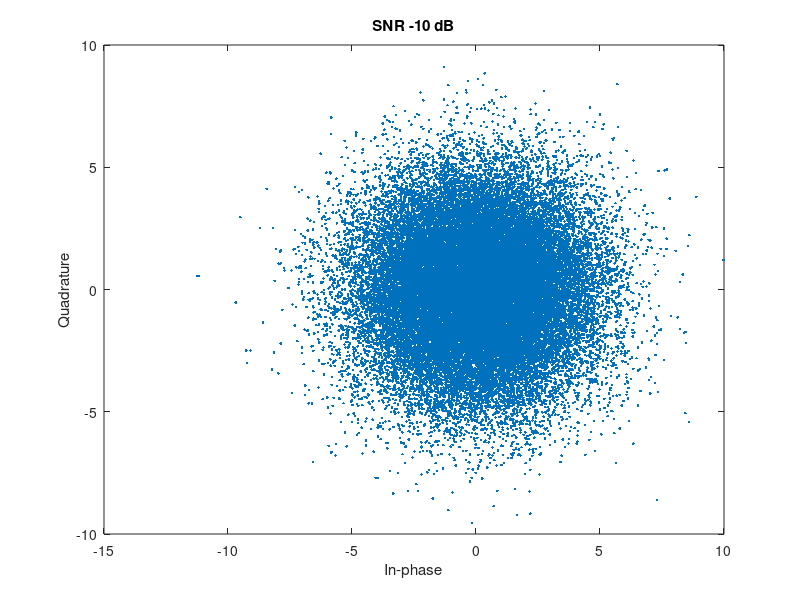
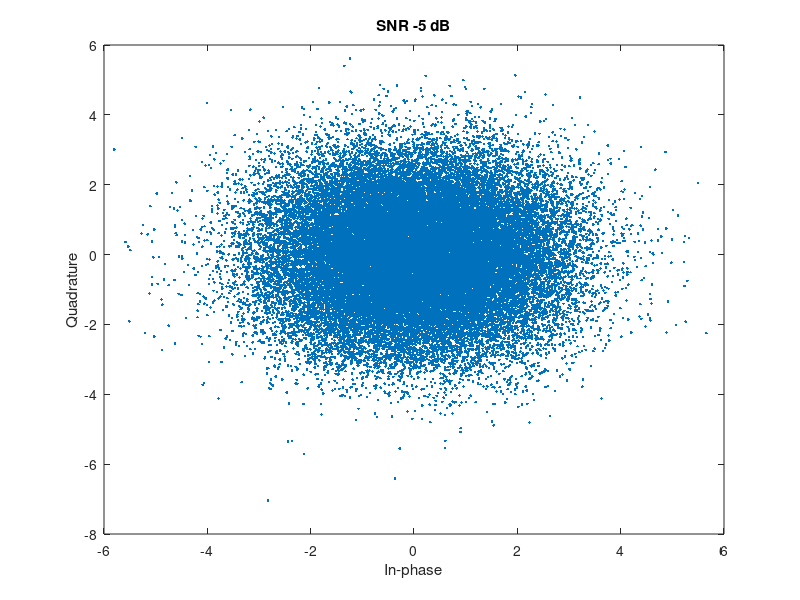
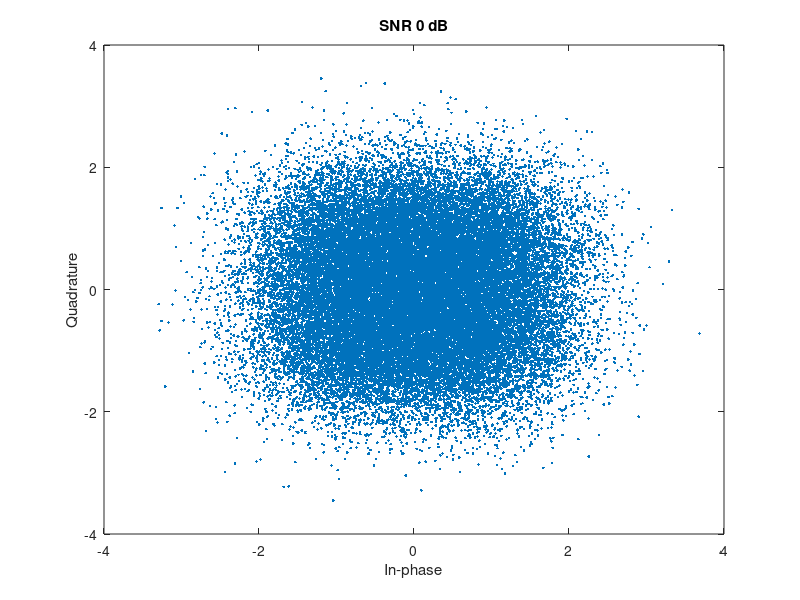
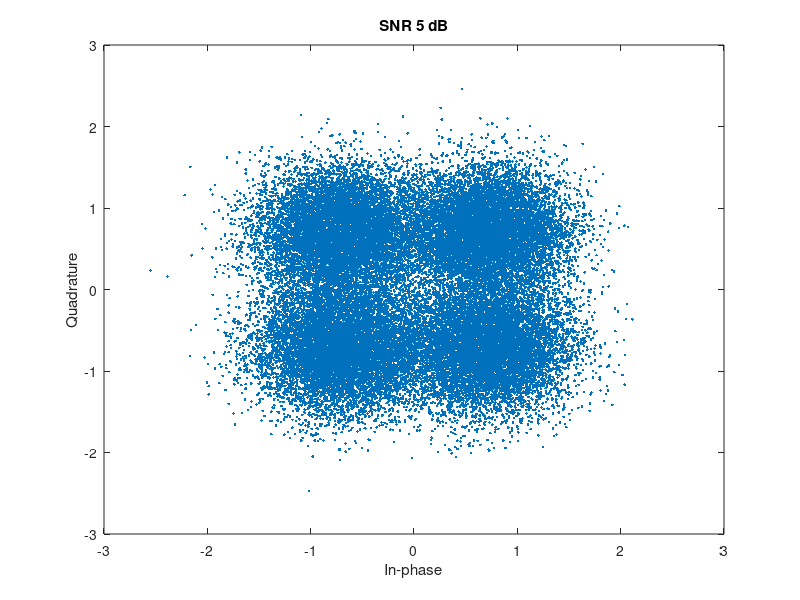

Source code (MATLAB) for these figures, in order: (Note: this script raises an error after producing the figures.)
clear all
close all
M = 4;
span=10;
sps=10;
data_number = 4e4; 

data1 = randi([0 M-1],data_number,1);
data2 = randi([0 M-1],data_number,1);
data3 = randi([0 M-1],data_number,1);
data4 = randi([0 M-1],data_number,1);

txSig1 = pskmod(data1,M,pi/M);
txSig2 = pskmod(data2,M,pi/M);
txSig3 = pskmod(data3,M,pi/M);
txSig4 = pskmod(data4,M,pi/M);

txSigL1=txSig1;
txSigL2=[txSig1,txSig2]/sqrt(2);
txSigL4=[txSig1,txSig2,txSig3,txSig4]/sqrt(4);
txSig20db_n=awgn(txSigL1,20,'measured');

%%%%%%%%%%%%%%%%%%%%%%%%%%%%%%%%%%%%%%%%%
% investigate the constellation with different SNR
%%%%%%%%%%%%%%%%%%%%%%%%%%%%%%%%%%%%%%%%%
for snr_db=-10:5:15
        txSig_n = awgn(txSigL1,snr_db,'measured');
        scatterplot(txSig_n);
        title(['SNR ' num2str(snr_db) ' dB']);
end
%%%%%%%%%%%%%%%%%%%%%%%%%%%%%%%%%%%%%%%%%
%investigate the psd with different rolloff factor
%%%%%%%%%%%%%%%%%%%%%%%%%%%%%%%%%%%%%%%%%
figure;
for rolloff_factor=0.1:0.3:1
    Root_raised_cosine_filter = rcosdesign(rolloff_factor, span, sps, 'sqrt');
    upconverted_Transmitted_signal = upfirdn(txSig20db_n, Root_raised_cosine_filter, sps);
    [pxx frequency]=pwelch(upconverted_Transmitted_signal,hamming(1024),[],[],data_number*sps/2,'centered');
    plot(frequency,10*log10(pxx))
    legend('Alpha = 0.10','Alpha = 0.40','Alpha = 0.70','Alpha = 1.00');
    ylabel('PSD (dB/Hz)') 
    xlabel('Frequency (Hz)') 
    hold on
    grid on
end
%%%%%%%%%%%%%%%%%%%%%%%%%%%%%%%%%%%%%%%%%
%investigate the implication of an error in phase estimate
% Also can use phasenoise = comm.PhaseNoise('Level',[-70 -80])
%       phasenoise(txSig)
%%%%%%%%%%%%%%%%%%%%%%%%%%%%%%%%%%%%%%%%%
phase_error_base1=pi/6;
phase_error_base2=pi/8;
r = 2*rand(1,1)-1;% r in range of [-1 1]
phase_errors1=r*phase_error_base1;% random phase in [-pi/4,pi/4]
phase_errors2=r*phase_error_base2;% random phase in [-pi/8,pi/8]
% plot the the constellation with random phase error
figure;
txSig1_phase_err1 = pskmod(data1,M,phase_errors1);
txSig1_phase_err2 = pskmod(data1,M,phase_errors2);
EbNo = (0:0.5:10)';% awgn should use symbol energy No ratio, need to covert
ber_unest1=zeros(length(EbNo),1);
ber_est1=zeros(length(EbNo),1);

ber_unest2=zeros(length(EbNo),1);
ber_est2=zeros(length(EbNo),1);
berQ = berawgn(EbNo,'psk',M,'diff');

for i=1:length(EbNo)
    txSig1_phase_err_n_1 = awgn(txSig1_phase_err1,10*log10(2)+EbNo(i),'measured');
    txSig1_phase_err_n_2 = awgn(txSig1_phase_err2,10*log10(2)+EbNo(i),'measured');
    phase_est_1=angle(mean(txSig1_phase_err_n_1.^4))/4;
    phase_est_2=angle(mean(txSig1_phase_err_n_2.^4))/4;
    demod_txSig1_phase_err_n_1=pskdemod(txSig1_phase_err_n_1, M, 0);
    demod_txSig1_phase_err_n_est_1=pskdemod(txSig1_phase_err_n_1,M,phase_est_1);

    demod_txSig1_phase_err_n_2=pskdemod(txSig1_phase_err_n_2, M, 0);
    demod_txSig1_phase_err_n_est_2=pskdemod(txSig1_phase_err_n_2,M,phase_est_2);
   
    numErrs_unest_1 = symerr(data1,demod_txSig1_phase_err_n_1);
    numErrs_est_1=symerr(data1,demod_txSig1_phase_err_n_est_1);
    ber_unest1(i)=numErrs_unest_1/data_number;
    ber_est1(i)=numErrs_est_1/data_number;
%{
For phase error in [-pi/8 pi/8]
    numErrs_unest_2 = symerr(data1,demod_txSig1_phase_err_n_1);
    numErrs_est_2=symerr(data1,demod_txSig1_phase_err_n_est_1);
    ber_unest2(i)=numErrs_unest_2/data_number;
    ber_est2(i)=numErrs_est_2/data_number;
%}
end
h1=semilogy(EbNo,berQ, EbNo,ber_unest1,'ro', EbNo,ber_est1,'go');
set(h1(1),'linewidth',1);
set(h1(2),'linewidth',1);
set(h1(3),'linewidth',1);

xlabel('Eb/No (dB)')
ylabel('BER')
legend('AWGN theory', 'PhaseErr1 in [-pi/6 pi/6]','Phase est for PhaseErr1');
title("Theoretical BER vs Real");
grid on;


%%%%%%%%%%%%%%%%%%%%%%%%%%%%%%%%%
% caculate bit error probability
%%%%%%%%%%%%%%%%%%%%%%%%%%%%%%%%%
figure;
EbNo = (0:0.5:10)';% awgn should use symbol energy No ratio, need to covert
ber1=zeros(length(EbNo),1);
ber1Ray=zeros(length(EbNo),1);
ber2=zeros(length(EbNo),1);
ber2Ray=zeros(length(EbNo),1);
ber4=zeros(length(EbNo),1);
ber4Ray=zeros(length(EbNo),1);
berQ = berawgn(EbNo,'psk',M,'diff');
RayberQ = berfading(EbNo,'psk',M,1);
%SNR=10*log10(2)+EbNo;
%RayberQ=0.5*(1-1./sqrt(1+1./SNR));
R=raylrnd(1,data_number,1);
RSigL1=txSigL1.*R;
RSigL2=txSigL2.*R;
RSigL4=txSigL4.*R;
for i=1:length(EbNo)
    txSigL1_n = awgn(txSigL1,10*log10(2)+EbNo(i),'measured');
    % construct rayleigh channel using two independent gaussian channel
    %railey noise consist of two equally gaussion, so noise divided into 2
    %for gaussian channel, s/n=2Eb/No; for railey s/n=2Eb/(No/2)
    demod_txSigL1_n=pskdemod(txSigL1_n, M, pi/4);
    numErrs1 = symerr(data1,demod_txSigL1_n);
    ber1(i)=numErrs1/data_number;

    raySigL1=awgn(RSigL1,10*log10(4)+EbNo(i),'measured');    
    demod_raySigL1=pskdemod(raySigL1, M, pi/4);
    numErrs1Ray = symerr(data1,demod_raySigL1);
    ber1Ray(i)=numErrs1Ray/data_number;

    txSigL2_n = awgn(txSigL2,10*log10(2)+EbNo(i));
    demod_txSigL2_n=pskdemod(txSigL2_n, M, pi/4);
    raySigL2=awgn(RSigL2,10*log10(4)+EbNo(i),'measured');
    demod_raySigL2=pskdemod(raySigL2, M, pi/4);
    numErrs2Ray_1 = symerr(data1,demod_raySigL2(:,1));
    numErrs2Ray_2 = symerr(data2,demod_raySigL2(:,2));
    numErrs2_1 = symerr(data1,demod_txSigL2_n(:,1));
    numErrs2_2 = symerr(data2,demod_txSigL2_n(:,2));
    numErrs2=numErrs2_1+numErrs2_2;
    ber2(i)=numErrs2/(data_number*2);
    numErrs2Ray = numErrs2Ray_1+numErrs2Ray_2;
    ber2Ray(i)=numErrs2Ray/(2*data_number);

    txSigL4_n = awgn(txSigL4,10*log10(2)+EbNo(i));
    demod_txSigL4_n=pskdemod(txSigL4_n, M, pi/4);
    numErrs4_1 = symerr(data1,demod_txSigL4_n(:,1));
    numErrs4_2 = symerr(data2,demod_txSigL4_n(:,2));
    numErrs4_3 = symerr(data3,demod_txSigL4_n(:,3));
    numErrs4_4 = symerr(data4,demod_txSigL4_n(:,4));
    numErrs4=numErrs4_1+numErrs4_2+numErrs4_3+numErrs4_4;
    ber4(i)=numErrs4/(data_number*4);

    raySigL4=awgn(RSigL4,10*log10(4)+EbNo(i),'measured');    
    demod_raySigL4=pskdemod(raySigL4, M, pi/4);
    numErrs4Ray_1 = symerr(data1,demod_raySigL4(:,1));
    numErrs4Ray_2 = symerr(data2,demod_raySigL4(:,2));
    numErrs4Ray_3 = symerr(data3,demod_raySigL4(:,3));
    numErrs4Ray_4 = symerr(data4,demod_raySigL4(:,4));
    numErrs4Ray=numErrs4Ray_1+numErrs4Ray_2+numErrs4Ray_3+numErrs4Ray_4;
    ber4Ray(i)=numErrs4Ray/(4*data_number);
end
h=semilogy(EbNo,berQ,EbNo, ber1,'g-.o',EbNo, ber2,'k:x',EbNo, ber4,'m-s',EbNo,RayberQ,'r',EbNo,ber1Ray,'g*',EbNo,ber2Ray,'kx',EbNo,ber4Ray,'ms');
set(h(1),'linewidth',3);
set(h(2),'linewidth',1);
set(h(3),'linewidth',1);
set(h(4),'linewidth',1);
set(h(5),'linewidth',3);
set(h(6),'linewidth',1);
set(h(7),'linewidth',1);
set(h(8),'linewidth',1);
xlabel('Eb/No (dB)')
ylabel('BER')
legend('AWGN theory','L=1','L=2', 'L=4','Ray theory','Ray real L=1','Ray real L=2','Ray real L=4');
title("Theoretical BER vs Real");
grid on;
